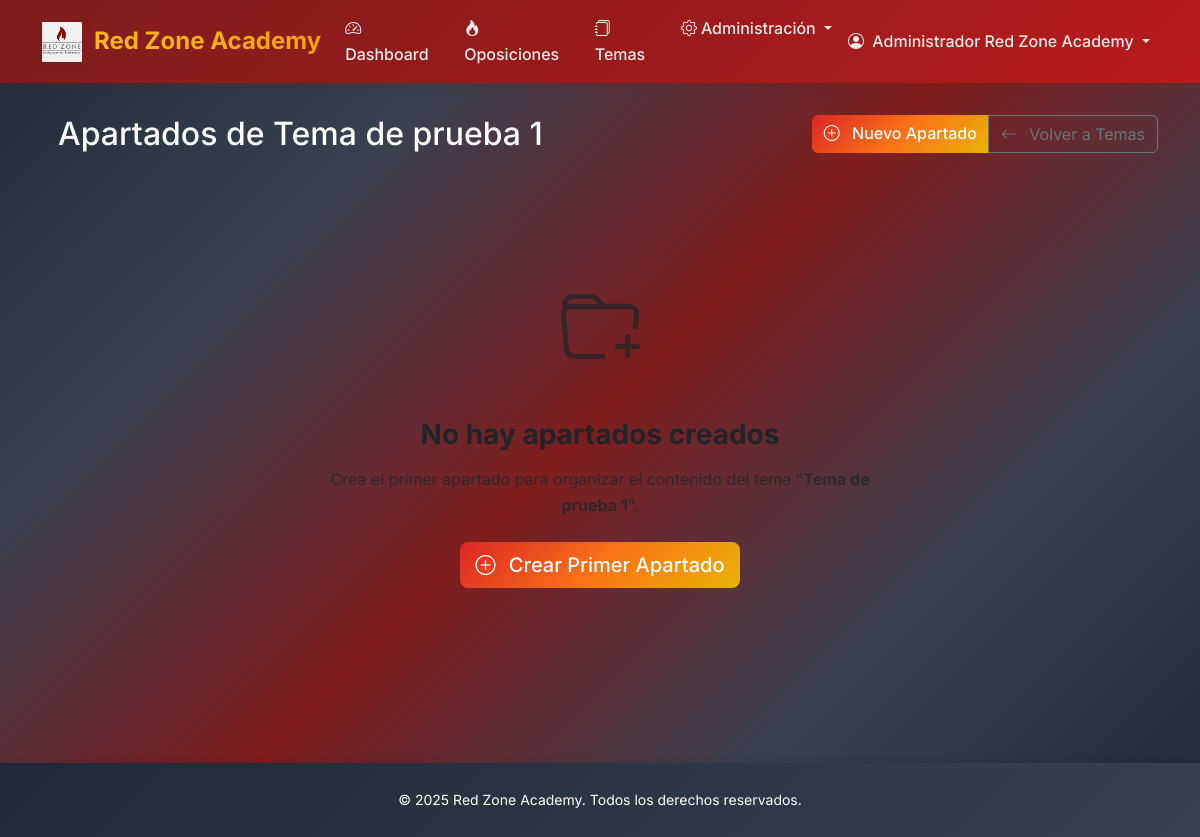
The app's page /dashboard/admin/temas/1/apartados/ (signed in), older data.
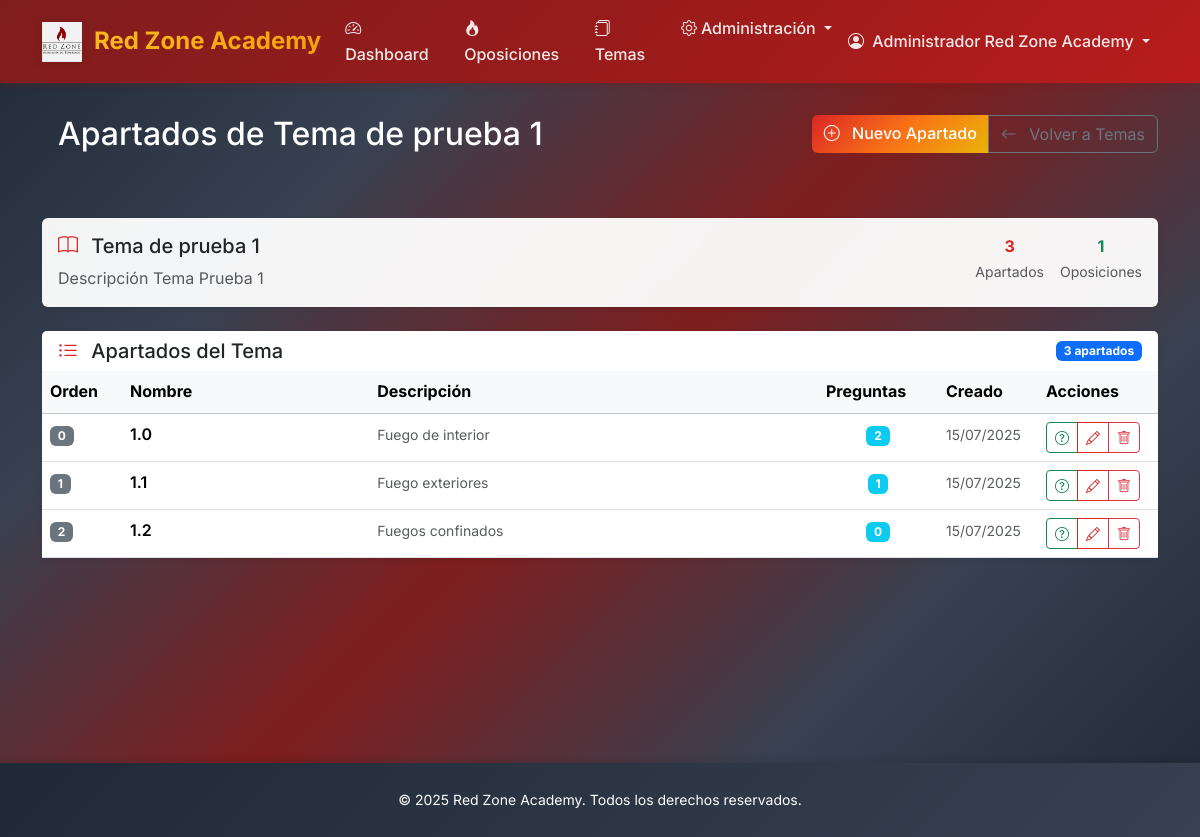
The same page, newer data.
### accounts/models.py (models this page shows, shortened)
class CustomUser(AbstractUser):
    USER_TYPES = [
        ('admin', 'Administrador'),
        ('student', 'Alumno'),
    ]
    user_type = models.CharField(max_length=10, choices=USER_TYPES, default='student')
    created_at = models.DateTimeField(auto_now_add=True)
    def is_admin(self):
        return self.user_type == 'admin'

### core/models.py (models this page shows, shortened)
class Tema(models.Model):
    nombre = models.CharField(max_length=200)
    descripcion = models.TextField(blank=True, help_text="Descripción del tema")
    oposiciones = models.ManyToManyField(
        Oposicion,
        blank=True,
        related_name='temas',
        help_text="Oposiciones a las que pertenece este tema"
    )
    alumnos_con_acceso = models.ManyToManyField(
        User,
        limit_choices_to={'user_type': 'student'},
        blank=True,
        related_name='temas_acceso'
    )
    orden = models.PositiveIntegerField(default=0, help_text="Orden de aparición en la oposición")
    created_at = models.DateTimeField(auto_now_add=True)
    updated_at = models.DateTimeField(auto_now=True)
    class Meta:
        ordering = ['orden', 'nombre']
    @property
    def total_oposiciones(self):
        return self.oposiciones.count()

class Apartado(models.Model):
    tema = models.ForeignKey(
        Tema,
        on_delete=models.CASCADE,
        related_name='apartados',
        help_text="Tema al que pertenece este apartado"
    )
    nombre = models.CharField(max_length=200, help_text="Nombre del apartado")
    descripcion = models.TextField(blank=True, help_text="Descripción del apartado")
    orden = models.PositiveIntegerField(default=0, help_text="Orden de aparición en el tema")
    created_at = models.DateTimeField(auto_now_add=True)
    updated_at = models.DateTimeField(auto_now=True)
    class Meta:
        ordering = ['orden', 'nombre']
        unique_together = ['tema', 'nombre']  # No permitir apartados duplicados en el mismo tema
        verbose_name_plural = "Apartados"
    @property
    def total_preguntas(self):
        return self.preguntas.count() if hasattr(self, 'preguntas') else 0

### core/views.py (the view)
# urls.py: path('admin/temas/<int:tema_id>/apartados/', views.AdminApartadoListView.as_view(), name='admin_apartado_list'),
class AdminApartadoListView(AdminRequiredMixin, ListView):
    model = Apartado
    template_name = 'core/admin/apartado_list.html'
    context_object_name = 'apartados'
    paginate_by = 20
    def get_queryset(self):
        self.tema = get_object_or_404(Tema, pk=self.kwargs['tema_id'])
        return Apartado.objects.filter(tema=self.tema).order_by('orden', 'nombre')
    def get_context_data(self, **kwargs):
        context = super().get_context_data(**kwargs)
        context['tema'] = self.tema
        context['title'] = f'Apartados de {self.tema.nombre}'
        return context

### templates/core/admin/apartado_list.html (shortened to what this page needs)
{% extends 'base.html' %}
{% load humanize %}
{% block content %}
<div class="container-fluid d-flex flex-column" style="min-height: calc(100vh - 120px);">
    <div class="page-header">
        <div class="container">
            <div class="row align-items-center">
                <div class="col">
                    <h1 class="h2 mb-0">
                        {{ title }}
                    </h1>
                </div>
                <div class="col-auto">
                    <div class="btn-group">
                        <a href="{% url 'core:admin_apartado_create' tema_id=tema.id %}" class="btn btn-primary">
                            <i class="bi bi-plus-circle me-2"></i>
                            Nuevo Apartado
                        </a>
                        <a href="{% url 'core:admin_tema_list' %}" class="btn btn-outline-secondary">
                            <i class="bi bi-arrow-left me-2"></i>
                            Volver a Temas
                        </a>
                    </div>
                </div>
            </div>
        </div>
    </div>
    <div class="container flex-grow-1">
        {% if apartados %}
            <div class="row mb-4">
                <div class="col-12">
                    <div class="card border-0 shadow-sm">
                        <div class="card-body">
                            <div class="row">
                                <div class="col-md-8">
                                    <h5 class="card-title mb-2">
                                        <i class="bi bi-book text-primary me-2"></i>
                                        {{ tema.nombre }}
                                    </h5>
                                    <p class="text-muted mb-0">{{ tema.descripcion|default:"Sin descripción" }}</p>
                                </div>
                                <div class="col-md-4 text-end">
                                    <div class="d-flex justify-content-end gap-3">
                                        <div class="text-center">
                                            <div class="fw-bold text-primary">{{ apartados|length }}</div>
                                            <small class="text-muted">Apartados</small>
                                        </div>
                                        <div class="text-center">
                                            <div class="fw-bold text-success">{{ tema.total_oposiciones }}</div>
                                            <small class="text-muted">Oposiciones</small>
                                        </div>
                                    </div>
                                </div>
                            </div>
                        </div>
                    </div>
                </div>
            </div>
            <div class="row">
                <div class="col-12">
                    <div class="card border-0 shadow-sm">
                        <div class="card-header bg-white border-0">
                            <div class="d-flex justify-content-between align-items-center">
                                <h5 class="mb-0">
                                    <i class="bi bi-list-ul text-primary me-2"></i>
                                    Apartados del Tema
                                </h5>
                                <span class="badge bg-primary">{{ apartados|length }} apartados</span>
                            </div>
                        </div>
                        <div class="card-body p-0">
                            <div class="table-responsive">
                                <table class="table table-hover mb-0">
                                    <thead class="table-light">
                                        <tr>
                                            <th width="80">Orden</th>
                                            <th>Nombre</th>
                                            <th>Descripción</th>
                                            <th width="120">Preguntas</th>
                                            <th width="100">Creado</th>
                                            <th width="120">Acciones</th>
                                        </tr>
                                    </thead>
                                    <tbody>
                                        {% for apartado in apartados %}
                                            <tr>
                                                <td>
                                                    <span class="badge bg-secondary">{{ apartado.orden }}</span>
                                                </td>
                                                <td>
                                                    <div class="fw-semibold">{{ apartado.nombre }}</div>
                                                </td>
                                                <td>
                                                    <small class="text-muted">
                                                        {{ apartado.descripcion|truncatechars:80|default:"Sin descripción" }}
                                                    </small>
                                                </td>
                                                <td class="text-center">
                                                    <span class="badge bg-info">{{ apartado.total_preguntas }}</span>
                                                </td>
                                                <td>
                                                    <small class="text-muted">
                                                        {{ apartado.created_at|date:"d/m/Y" }}
                                                    </small>
                                                </td>
                                                <td>
                                                    <div class="btn-group btn-group-sm">
                                                        <a href="{% url 'core:admin_pregunta_list' apartado_id=apartado.pk %}"
                                                           class="btn btn-outline-success btn-sm"
                                                           title="Preguntas">
                                                            <i class="bi bi-question-circle"></i>
                                                        </a>
                                                        <a href="{% url 'core:admin_apartado_update' pk=apartado.pk %}"
                                                           class="btn btn-outline-primary btn-sm"
                                                           title="Editar">
                                                            <i class="bi bi-pencil"></i>
                                                        </a>
                                                        <a href="{% url 'core:admin_apartado_delete' pk=apartado.pk %}"
                                                           class="btn btn-outline-danger btn-sm"
                                                           title="Eliminar">
                                                            <i class="bi bi-trash"></i>
                                                        </a>
                                                    </div>
                                                </td>
                                            </tr>
                                        {% endfor %}
                                    </tbody>
                                </table>
                            </div>
                        </div>
                    </div>
                </div>
            </div>
        {% else %}
            <div class="row justify-content-center">
                <div class="col-md-6">
                    <div class="text-center py-5">
                        <div class="mb-4">
                            <i class="bi bi-folder-plus text-muted" style="font-size: 5rem;"></i>
                        </div>
                        <h3 class="fw-bold mb-3">No hay apartados creados</h3>
                        <p class="text-muted mb-4">
                            Crea el primer apartado para organizar el contenido del tema "<strong>{{ tema.nombre }}</strong>".
                        </p>
                        <a href="{% url 'core:admin_apartado_create' tema_id=tema.id %}" class="btn btn-primary btn-lg">
                            <i class="bi bi-plus-circle me-2"></i>
                            Crear Primer Apartado
                        </a>
                    </div>
                </div>
            </div>
        {% endif %}
    </div>
</div>
{% endblock %}

### templates/base.html (shortened to what this page needs)
<!DOCTYPE html>
<html lang="es" data-bs-theme="light" class="h-100">
<head>
    {% load static %}
    <link href="https://cdnjs.cloudflare.com/ajax/libs/bootstrap/5.3.2/css/bootstrap.min.css" rel="stylesheet">
    <link href="https://cdnjs.cloudflare.com/ajax/libs/bootstrap-icons/1.11.3/font/bootstrap-icons.min.css" rel="stylesheet">
</head>
<body>
    <nav class="navbar navbar-expand-lg navbar-light bg-white">
        <div class="container">
            {% load static %}
            {% if user.is_authenticated %}
                <a class="navbar-brand" href="{% url 'core:dashboard' %}">
                    <img src="{% static 'img/logo_rz.png' %}" alt="Red Zone Academy" class="navbar-brand-logo">
                    Red Zone Academy
                </a>
            {% else %}
                <a class="navbar-brand" href="#">
                    <img src="{% static 'img/logo_rz.png' %}" alt="Red Zone Academy" class="navbar-brand-logo">
                    Red Zone Academy
                </a>
            {% endif %}
            <div class="collapse navbar-collapse" id="navbarNav">
                {% if user.is_authenticated %}
                <ul class="navbar-nav me-auto">
                    <li class="nav-item">
                        <a class="nav-link" href="{% url 'core:dashboard' %}">
                            <i class="bi bi-speedometer2 me-1"></i>Dashboard
                        </a>
                    </li>
                    <li class="nav-item">
                        <a class="nav-link" href="{% url 'core:oposicion_list' %}">
                            <i class="bi bi-fire me-1"></i>Oposiciones
                        </a>
                    </li>
                    <li class="nav-item">
                        <a class="nav-link" href="{% url 'core:tema_list' %}">
                            <i class="bi bi-journals me-1"></i>Temas
                        </a>
                    </li>
                    {% if user.is_admin %}
                        <li class="nav-item dropdown">
                            <a class="nav-link dropdown-toggle" href="#" id="adminDropdown" role="button" data-bs-toggle="dropdown">
                                <i class="bi bi-gear me-1"></i>Administración
                            </a>
                        </li>
                    {% endif %}
                </ul>
                <ul class="navbar-nav">
                    <li class="nav-item dropdown">
                        <a class="nav-link dropdown-toggle" href="#" id="userDropdown" role="button" data-bs-toggle="dropdown">
                            <i class="bi bi-person-circle me-1"></i>
                            {{ user.get_full_name|default:user.username }}
                        </a>
                    </li>
                </ul>
                {% endif %}
            </div>
        </div>
    </nav>
    <div class="main-wrapper">
        {% block content %}{% endblock %}
    </div>
    <footer class="footer">
        <div class="container">
            <div class="row">
                <div class="col-12 text-center">
                    <small>&copy; 2025 Red Zone Academy. Todos los derechos reservados.</small>
                </div>
            </div>
        </div>
    </footer>
</body>
</html>

Row changes from the older to the newer data that the page shows:
shown differently, row unchanged: Tema "Tema de prueba 1": descripcion (not shown) → "Descripción Tema Prueba 1"; total_oposiciones (not shown) → "1"
added Apartado: orden "0", nombre "1.0", descripcion "Fuego de interior", total_preguntas "2", created_at "15/07/2025"
added Apartado: orden "1", nombre "1.1", descripcion "Fuego exteriores", total_preguntas "1", created_at "15/07/2025"
added Apartado: orden "2", nombre "1.2", descripcion "Fuegos confinados", total_preguntas "0", created_at "15/07/2025"
Text that changed along with them:
{{ apartados|length }}: (not shown) → "3"
text no longer shown: "No hay apartados creados Crea el primer apartado para organizar el contenido del tema \" Crear Primer Apartado"
text now shown: "Apartados Oposiciones Apartados del Tema apartados Orden Nombre Descripción Preguntas Creado Acciones"
